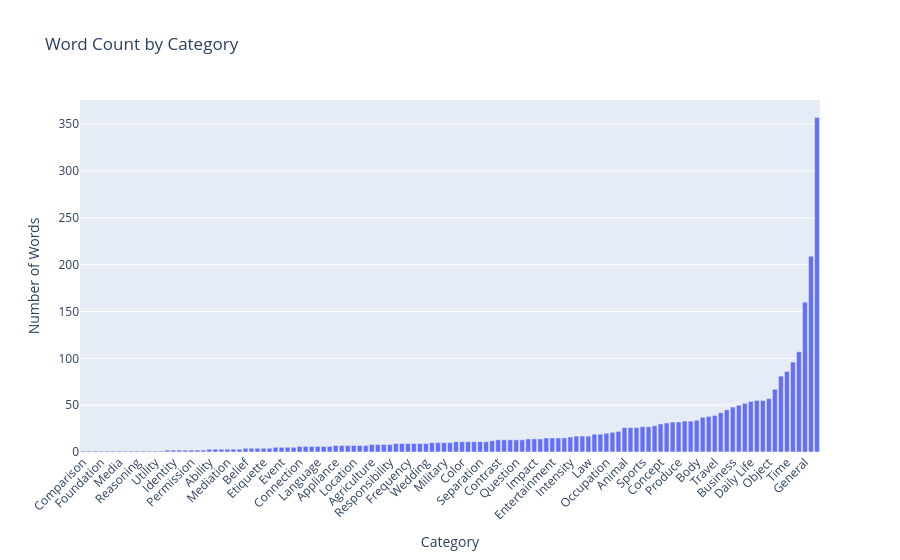

Notebook code for this chart:
### Code cell
# Visualize category distribution
category_counts = get_category_counts()
fig = px.bar(category_counts, x='word_category', y='word_count', 
             title='Word Count by Category',
             labels={'word_count': 'Number of Words', 'word_category': 'Category'})
fig.update_layout(xaxis_tickangle=-45)
fig.show()

### Figure 1 — Plotly figure (JSON) as saved in the notebook; plotly's stock layout.template omitted (floating-point values rounded to 4 significant figures)
{"data": [{"alignmentgroup": "True", "hovertemplate": "Category=%{x}<br>Number of Words=%{y}<extra></extra>", "legendgroup": "", "marker": {"color": "#636efa", "pattern": {"shape": ""}}, "name": "", "offsetgroup": "", "orientation": "v", "showlegend": false, "textposition": "auto", "type": "bar", "x": ["Comparison", "Family", "Finance", "Foundation", "Lifestyle", "Measurement", "Media", "Observation", "Power", "Reasoning", "Request", "Situation", "Utility", "Vulgarity", "Environment", "Identity", "Memory", "Misc", "Permission", "Personality", "Value", "Ability", "Achievement", "Mathematics", "Mediation", "Preposition", "Social", "Belief", "Condition", "Culture", "Etiquette", "Expectation", "Conflict", "Event", "Hospitality", "Necessity", "Connection", "Defense", "Knowledge", "Language", "News", "Relatives", "Appliance", "Fashion", "Intent", "Location", "Philosophy", "Quantity", "Agriculture", "Furniture", "Hobby", "Responsibility", "Commitment", "Cooking", "Frequency", "Plant", "Sound", "Wedding", "Architecture", "Literature", "Military", "Perception", "Activity", "Color", "History", "Holidays", "Separation", "Texture", "Idiom", "Contrast", "Information", "Progress", "Question", "Science", "Experience", "Impact", "Music", "Commute", "Entertainment", "Expression", "Utensil", "Intensity", "Art", "Behavior", "Law", "Change", "Clothing", "Occupation", "Economics", "Organization", "Animal", "Place", "Support", "Sports", "Weather", "Measure Word", "Concept", "Thought", "Geography", "Produce", "Direction", "Education", "Body", "Technology", "Nature", "Travel", "Opinion", "Character", "Business", "Health", "Work", "Daily Life", "Degree", "Relationship", "Object", "Grammar", "Food", "Time", "Communication", "Description", "General", "Emotion", "Action"], "xaxis": "x", "y": [1, 1, 1, 1, 1, 1, 1, 1, 1, 1, 1, 1, 1, 1, 2, 2, 2, 2, 2, 2, 2, 3, 3, 3, 3, 3, 3, 4, 4, 4, 4, 4, 5, 5, 5, 5, 6, 6, 6, 6, 6, 6, 7, 7, 7, 7, 7, 7, 8, 8, 8, 8, 9, 9, 9, 9, 9, 9, 10, 10, 10, 10, 11, 11, 11, 11, 11, 11, 12, 13, 13, 13, 13, 13, 14, 14, 14, 15, 15, 15, 15, 16, 17, 17, 17, 19, 19, 20, 21, 22, 26, 26, 26, 27, 27, 28, 30, 31, 32, 32, 33, 33, 34, 37, 38, 39, 42, 45, 48, 50, 52, 54, 55, 55, 57, 67, 81, 86, 96, 107, 160, 209, 357], "yaxis": "y"}], "layout": {"barmode": "relative", "legend": {"tracegroupgap": 0}, "title": {"text": "Word Count by Category"}, "xaxis": {"anchor": "y", "domain": [0, 1], "tickangle": -45, "title": {"text": "Category"}}, "yaxis": {"anchor": "x", "domain": [0, 1], "title": {"text": "Number of Words"}}}}
